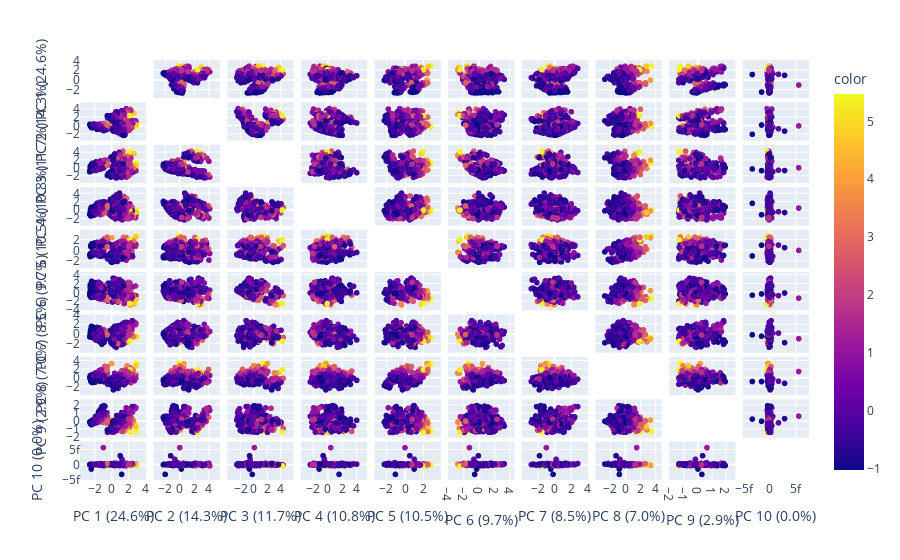

The notebook cell this image was saved under:
### Code cell
all_principal_components = pca.fit_transform(scaled_df)
labels = { str(i): f"PC {i+1} ({var:.1f}%)" for i, var in enumerate(pca.explained_variance_ratio_ * 100)}
fig = px.scatter_matrix(
    all_principal_components, labels=labels, dimensions=range(10), color=scaled_df['income'])
fig.update_traces(diagonal_visible=False)
fig.show()

### Figure 1 — Plotly figure (JSON) as saved in the notebook; plotly's stock layout.template omitted (floating-point values rounded to 4 significant figures; data arrays with more than 128 entries replaced by an {"elided": "..."} marker saying what was removed)
{"data": [{"diagonal": {"visible": false}, "dimensions": [{"axis": {"matches": true}, "label": "PC 1 (24.6%)", "values": {"elided": "747 float values"}}, {"axis": {"matches": true}, "label": "PC 2 (14.3%)", "values": {"elided": "747 float values"}}, {"axis": {"matches": true}, "label": "PC 3 (11.7%)", "values": {"elided": "747 float values"}}, {"axis": {"matches": true}, "label": "PC 4 (10.8%)", "values": {"elided": "747 float values"}}, {"axis": {"matches": true}, "label": "PC 5 (10.5%)", "values": {"elided": "747 float values"}}, {"axis": {"matches": true}, "label": "PC 6 (9.7%)", "values": {"elided": "747 float values"}}, {"axis": {"matches": true}, "label": "PC 7 (8.5%)", "values": {"elided": "747 float values"}}, {"axis": {"matches": true}, "label": "PC 8 (7.0%)", "values": {"elided": "747 float values"}}, {"axis": {"matches": true}, "label": "PC 9 (2.9%)", "values": {"elided": "747 float values"}}, {"axis": {"matches": true}, "label": "PC 10 (0.0%)", "values": {"elided": "747 float values"}}], "hovertemplate": "%{xaxis.title.text}=%{x}<br>%{yaxis.title.text}=%{y}<br>color=%{marker.color}<extra></extra>", "legendgroup": "", "marker": {"color": {"elided": "747 float values"}, "coloraxis": "coloraxis", "symbol": "circle"}, "name": "", "showlegend": false, "type": "splom"}], "layout": {"autosize": true, "coloraxis": {"colorbar": {"title": {"text": "color"}}, "colorscale": [[0, "#0d0887"], [0.1111, "#46039f"], [0.2222, "#7201a8"], [0.3333, "#9c179e"], [0.4444, "#bd3786"], [0.5556, "#d8576b"], [0.6667, "#ed7953"], [0.7778, "#fb9f3a"], [0.8889, "#fdca26"], [1, "#f0f921"]]}, "dragmode": "select", "legend": {"tracegroupgap": 0}, "margin": {"t": 60}, "xaxis": {"autorange": true, "range": [-4.176, 4.503], "type": "linear"}, "xaxis10": {"autorange": true, "range": [-5.873e-15, 8.247e-15], "type": "linear"}, "xaxis2": {"autorange": true, "range": [-4.141, 6.041], "type": "linear"}, "xaxis3": {"autorange": true, "range": [-4.534, 6.458], "type": "linear"}, "xaxis4": {"autorange": true, "range": [-4.221, 5.954], "type": "linear"}, "xaxis5": {"autorange": true, "range": [-3.68, 4.248], "type": "linear"}, "xaxis6": {"autorange": true, "range": [-4.508, 5.043], "type": "linear"}, "xaxis7": {"autorange": true, "range": [-4.395, 4.481], "type": "linear"}, "xaxis8": {"autorange": true, "range": [-4.465, 5.274], "type": "linear"}, "xaxis9": {"autorange": true, "range": [-2.328, 2.926], "type": "linear"}, "yaxis": {"autorange": true, "range": [-4.176, 4.503], "type": "linear"}, "yaxis10": {"autorange": true, "range": [-5.873e-15, 8.247e-15], "type": "linear"}, "yaxis2": {"autorange": true, "range": [-4.141, 6.041], "type": "linear"}, "yaxis3": {"autorange": true, "range": [-4.534, 6.458], "type": "linear"}, "yaxis4": {"autorange": true, "range": [-4.221, 5.954], "type": "linear"}, "yaxis5": {"autorange": true, "range": [-3.68, 4.248], "type": "linear"}, "yaxis6": {"autorange": true, "range": [-4.508, 5.043], "type": "linear"}, "yaxis7": {"autorange": true, "range": [-4.395, 4.481], "type": "linear"}, "yaxis8": {"autorange": true, "range": [-4.465, 5.274], "type": "linear"}, "yaxis9": {"autorange": true, "range": [-2.328, 2.926], "type": "linear"}}}
